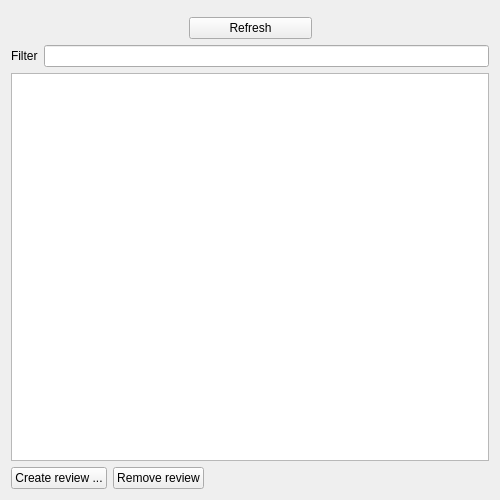
<?xml version="1.0" encoding="UTF-8"?>
<ui version="4.0">
 <class>reviews::ReviewsWidget</class>
 <widget class="QWidget" name="reviews::ReviewsWidget">
  <property name="geometry">
   <rect>
    <x>0</x>
    <y>0</y>
    <width>500</width>
    <height>500</height>
   </rect>
  </property>
  <property name="windowTitle">
   <string>Form</string>
  </property>
  <layout class="QGridLayout" name="gridLayout_2">
   <item row="0" column="0">
    <widget class="tracecommon::CredentialWidget" name="credentialWidget" native="true"/>
   </item>
   <item row="1" column="0">
    <layout class="QHBoxLayout" name="horizontalLayout">
     <item>
      <widget class="QLabel" name="label">
       <property name="minimumSize">
        <size>
         <width>30</width>
         <height>0</height>
        </size>
       </property>
       <property name="text">
        <string/>
       </property>
      </widget>
     </item>
     <item>
      <spacer name="horizontalSpacer">
       <property name="orientation">
        <enum>Qt::Horizontal</enum>
       </property>
       <property name="sizeHint" stdset="0">
        <size>
         <width>40</width>
         <height>20</height>
        </size>
       </property>
      </spacer>
     </item>
     <item>
      <widget class="QPushButton" name="refreshButton">
       <property name="sizePolicy">
        <sizepolicy hsizetype="Fixed" vsizetype="Fixed">
         <horstretch>0</horstretch>
         <verstretch>0</verstretch>
        </sizepolicy>
       </property>
       <property name="minimumSize">
        <size>
         <width>123</width>
         <height>0</height>
        </size>
       </property>
       <property name="text">
        <string>Refresh</string>
       </property>
      </widget>
     </item>
     <item>
      <spacer name="horizontalSpacer_2">
       <property name="orientation">
        <enum>Qt::Horizontal</enum>
       </property>
       <property name="sizeHint" stdset="0">
        <size>
         <width>40</width>
         <height>20</height>
        </size>
       </property>
      </spacer>
     </item>
     <item>
      <widget class="QLabel" name="serverStatusLabel">
       <property name="minimumSize">
        <size>
         <width>30</width>
         <height>0</height>
        </size>
       </property>
       <property name="text">
        <string/>
       </property>
      </widget>
     </item>
    </layout>
   </item>
   <item row="2" column="0">
    <layout class="QGridLayout" name="gridLayout">
     <item row="0" column="0">
      <widget class="QLabel" name="filterLabel">
       <property name="text">
        <string>Filter</string>
       </property>
      </widget>
     </item>
     <item row="0" column="1">
      <widget class="QLineEdit" name="filterLineEdit">
       <property name="clearButtonEnabled">
        <bool>true</bool>
       </property>
      </widget>
     </item>
    </layout>
   </item>
   <item row="3" column="0">
    <layout class="QVBoxLayout" name="verticalLayout">
     <item>
      <widget class="QTableView" name="allReviews">
       <attribute name="horizontalHeaderStretchLastSection">
        <bool>true</bool>
       </attribute>
       <attribute name="verticalHeaderVisible">
        <bool>false</bool>
       </attribute>
      </widget>
     </item>
    </layout>
   </item>
   <item row="4" column="0">
    <layout class="QHBoxLayout" name="buttonsLayout">
     <item>
      <widget class="QPushButton" name="createReviewButton">
       <property name="text">
        <string>Create review ...</string>
       </property>
      </widget>
     </item>
     <item>
      <widget class="QPushButton" name="removeReviewButton">
       <property name="text">
        <string>Remove review</string>
       </property>
      </widget>
     </item>
     <item>
      <spacer name="horizontalSpacer_3">
       <property name="orientation">
        <enum>Qt::Horizontal</enum>
       </property>
       <property name="sizeHint" stdset="0">
        <size>
         <width>40</width>
         <height>20</height>
        </size>
       </property>
      </spacer>
     </item>
    </layout>
   </item>
  </layout>
 </widget>
 <customwidgets>
  <customwidget>
   <class>tracecommon::CredentialWidget</class>
   <extends>QWidget</extends>
   <header>credentialwidget.h</header>
   <container>1</container>
  </customwidget>
 </customwidgets>
 <resources/>
 <connections/>
</ui>
